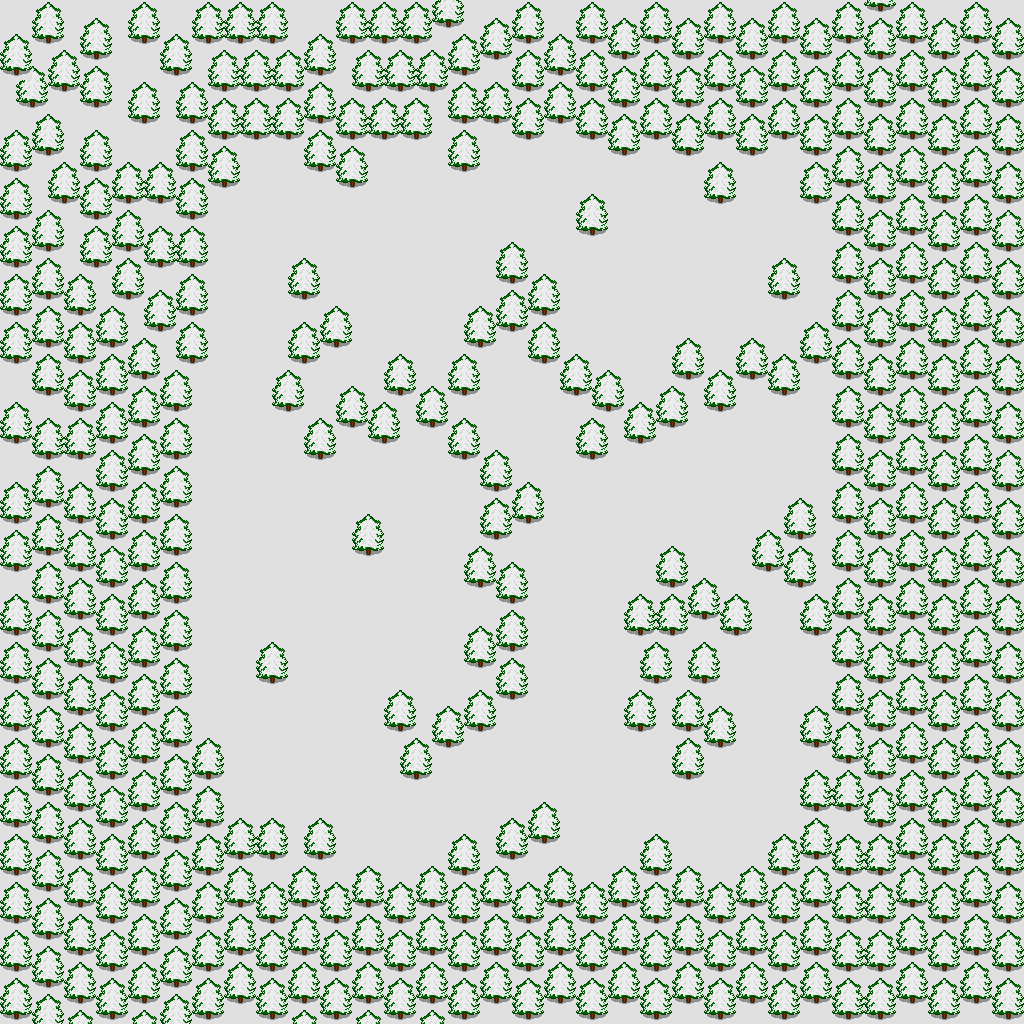

A 2D game scene composited from a Tiled map and its tileset images. What follows is a short description and the map's XML, with each tile layer's data collapsed to a summary:
An orthogonal 64x64 tile map with 16x16 px tiles, 2 tile layers (Tile Layer 1, Collision Layer) and 17 objects (6x TROLL, 4x CHEST, 4x FROST_SKELETON, BLUE_PORTAL, TELEPORTER, ...).

<map version="1.2" tiledversion="1.2.3536" orientation="orthogonal" renderorder="right-down" width="64" height="64" tilewidth="16" tileheight="16" infinite="0" nextlayerid="5" nextobjectid="95">
 <tileset firstgid="1" source="FROSTLANDS.tsx" />
 <layer id="1" name="Tile Layer 1" width="64" height="64">
  <data>[4096 cells, 4096 non-empty, 1 distinct tile ids]</data>
 </layer>
 <layer id="2" name="Collision Layer" width="64" height="64">
  <data>[4096 cells, 2615 non-empty, 6 distinct tile ids]</data>
 </layer>
 <objectgroup id="4" name="Object Layer 1">
  <object id="1" name="BLUE_PORTAL" x="293.125" y="768.959" />
  <object id="2" name="CASTLE" type="TELEPORTER" x="291.625" y="771.959">
   <properties>
    <property name="ID" type="int" value="1016" />
   </properties>
  </object>
  <object id="3" name="START" x="280.083" y="717.667" width="26" height="24.75" />
  <object id="79" name="CHEST" x="772" y="658" />
  <object id="80" name="CHEST" x="512.5" y="400" />
  <object id="81" name="CHEST" x="267" y="178.5" />
  <object id="82" name="CHEST" x="767" y="189" />
  <object id="83" name="FROST_SKELETON" x="739" y="816.333" />
  <object id="85" name="FROST_SKELETON" x="715.5" y="555.5" />
  <object id="86" name="FROST_SKELETON" x="414" y="621" />
  <object id="87" name="FROST_SKELETON" x="235" y="452" />
  <object id="88" name="TROLL" x="415.333" y="308.667" />
  <object id="89" name="TROLL" x="408" y="202.667" />
  <object id="90" name="TROLL" x="632" y="300.667" />
  <object id="92" name="TROLL" x="581.333" y="554" />
  <object id="93" name="TROLL" x="608.667" y="816.667" />
  <object id="94" name="TROLL" x="418.667" y="834.667" />
 </objectgroup>
</map>
